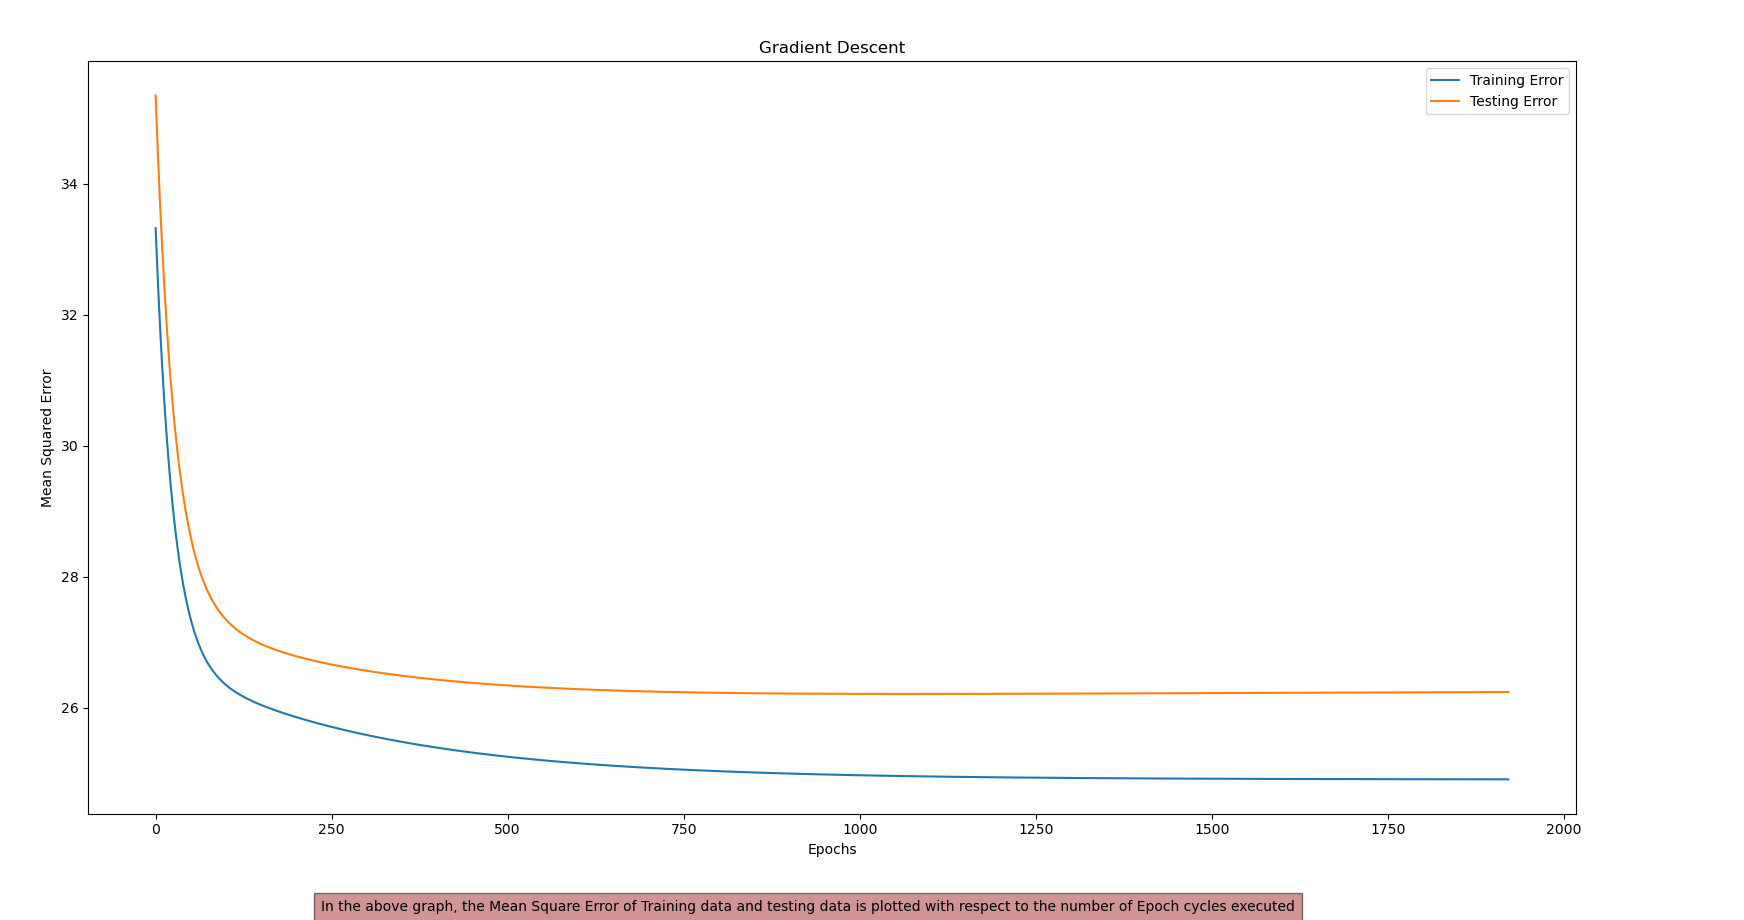

Recreate this plot in Python.
import numpy as np
import matplotlib.pyplot as plt
from sklearn.model_selection import train_test_split

def gradient_descent(x, y, lr=0.01, test_size=0.2, converged=10e-6, random_state=None):
    # Splitting data into training and testing sets
    x_train, x_test, y_train, y_test = train_test_split(x, y, test_size=test_size, random_state=random_state)
    
    # Initial random values for coefficients
    b0 = np.random.normal(0, 1)
    b1 = np.random.normal(0, 1)
    
    # Calculate initial error
    error = np.mean((y_train - (b0 + b1 * np.array(x_train))) ** 2)
    
    # Initialize epoch, error, and coefficient
    epoch = 0
    Epoch = [0]
    E_train = [error]
    E_test = [np.mean((y_test - (b0 + b1 * np.array(x_test))) ** 2)]
    Gb0 = [b0]
    Gb1 = [b1]
    
    # Loop until convergence
    while True:
        y_pred_train = b0 + b1 * np.array(x_train)
        db0 = -2 * np.mean(y_train - y_pred_train)
        db1 = -2 * np.mean((y_train - y_pred_train) * np.array(x_train))
        
        # Update coefficients
        b0 -= lr * db0
        b1 -= lr * db1
        
        # Compute new error for training and testing sets
        new_error_train = np.mean((y_train - (b0 + b1 * np.array(x_train))) ** 2)
        new_error_test = np.mean((y_test - (b0 + b1 * np.array(x_test))) ** 2)
        epoch += 1
        
        # Store values for plotting and analysis
        Epoch.append(epoch)
        E_train.append(new_error_train)
        E_test.append(new_error_test)
        Gb0.append(b0)
        Gb1.append(b1)
        
        # Check convergence
        if abs(error - new_error_train) < converged:
            break
        else:
            error = new_error_train
    
    return b0, b1, E_train, E_test, Epoch, Gb0, Gb1

# Generating random 1000 values to be appended in x
x = []
y = []
for i in range(-500, 500):
    x_val = i / 1000
    x.append(x_val)
    n = np.random.normal(0, 5)
    y_val = 2 * x_val - 3 + n
    y.append(y_val)

# Running gradient descent
b0_finalt, b1_finalt, Et, Et2, Epocht, Gb0t, Gb1t = gradient_descent(x, y, random_state=42)

# Printing final coefficients and error
print("Gradient Descent: b0:", b0_finalt, "b1:", b1_finalt)
print("Final Training Error:", Et[-1])
print("Final Testing Error:", Et2[-1])

# Plotting the error convergence
plt.figure(figsize=(8, 4))
plt.plot(Epocht, Et, label="Training Error")
plt.plot(Epocht, Et2, label="Testing Error")
plt.xlabel('Epochs')
plt.ylabel('Mean Squared Error')
plt.title('Gradient Descent')
plt.legend()
plt.figtext(0.5, 0.01, "In the above graph, the Mean Square Error of Training data and testing data is plotted with respect to the number of Epoch cycles executed", ha="center", fontsize=10, bbox={"facecolor":"brown", "alpha":0.5, "pad":5})

plt.show()
